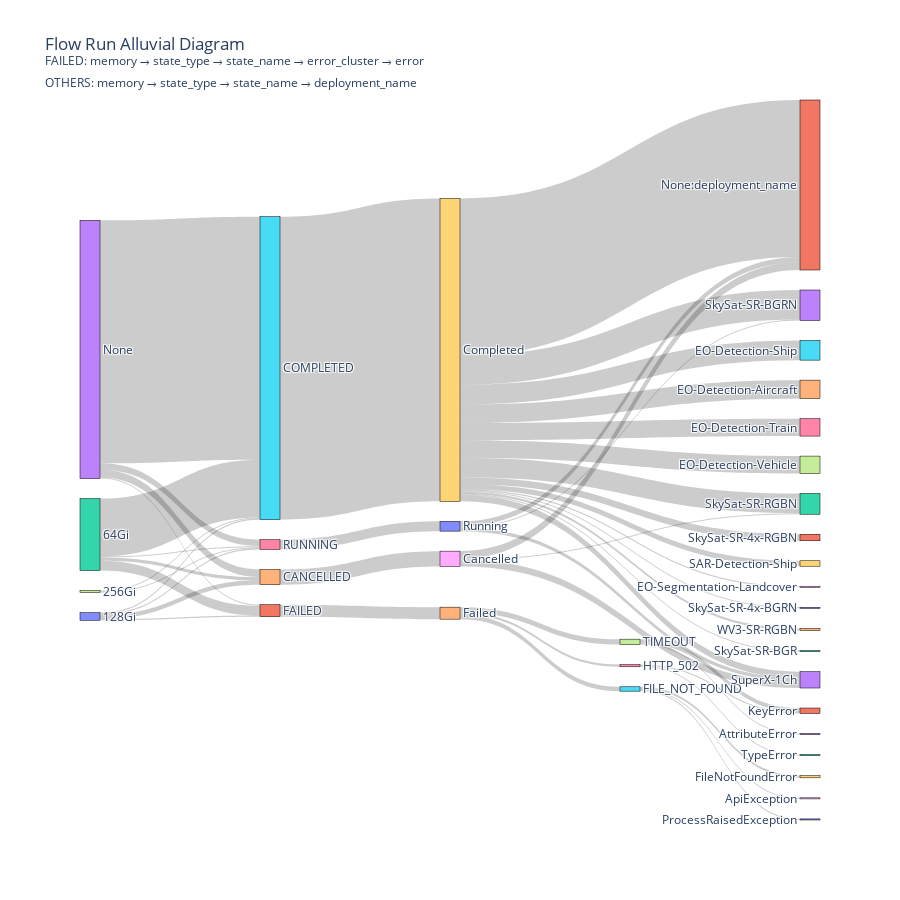

Notebook cell for this chart:
### Code cell
import plotly.graph_objects as go

fig = go.Figure(data=[go.Sankey(
    node=dict(
        pad=20,
        thickness=20,
        label=node_labels,
        line=dict(color="black", width=0.5),
    ),
    link=dict(
        source=sources,
        target=targets,
        value=values,
    )
)])

fig.update_layout(
    title_text=(
        "Flow Run Alluvial Diagram<br>"
        "<sup>FAILED: memory → state_type → state_name → error_cluster → error<br>"
        "OTHERS: memory → state_type → state_name → deployment_name</sup>"
    ),
    font_size=12,
    height=900
)

fig.show()

### Figure 1 — Plotly figure (JSON) as saved in the notebook; plotly's stock layout.template omitted (floating-point values rounded to 4 significant figures)
{"data": [{"link": {"source": [0, 2, 3, 1, 4, 4, 4, 5, 5, 5, 6, 6, 7, 7, 0, 0, 0, 17, 17, 2, 2, 2, 3, 3, 3, 14, 15, 16, 18, 18, 18, 19, 19, 19, 19, 19, 19, 19, 19, 19, 19, 19, 19, 19, 19, 20, 20, 20], "target": [1, 1, 1, 4, 5, 6, 7, 8, 9, 10, 11, 12, 13, 11, 14, 15, 16, 15, 16, 14, 15, 16, 14, 15, 16, 18, 19, 20, 21, 22, 23, 24, 25, 26, 27, 28, 21, 29, 30, 31, 32, 33, 22, 23, 34, 21, 33, 23], "value": [1, 9, 1, 11, 4, 2, 5, 1, 2, 1, 1, 1, 1, 4, 4, 1, 1, 1, 1, 3, 53, 1, 7, 223, 6, 14, 278, 9, 7, 1, 6, 17, 18, 16, 16, 1, 144, 5, 1, 6, 1, 27, 18, 6, 2, 5, 1, 3]}, "node": {"label": ["128Gi", "FAILED", "64Gi", "None", "Failed", "FILE_NOT_FOUND", "HTTP_502", "TIMEOUT", "ApiException", "FileNotFoundError", "ProcessRaisedException", "KeyError", "TypeError", "AttributeError", "CANCELLED", "COMPLETED", "RUNNING", "256Gi", "Cancelled", "Completed", "Running", "None:deployment_name", "SkySat-SR-RGBN", "SuperX-1Ch", "EO-Detection-Aircraft", "EO-Detection-Ship", "EO-Detection-Train", "EO-Detection-Vehicle", "EO-Segmentation-Landcover", "SAR-Detection-Ship", "SkySat-SR-4x-BGRN", "SkySat-SR-4x-RGBN", "SkySat-SR-BGR", "SkySat-SR-BGRN", "WV3-SR-RGBN"], "line": {"color": "black", "width": 0.5}, "pad": 20, "thickness": 20}, "type": "sankey"}], "layout": {"font": {"size": 12}, "height": 900, "title": {"text": "Flow Run Alluvial Diagram<br><sup>FAILED: memory → state_type → state_name → error_cluster → error<br>OTHERS: memory → state_type → state_name → deployment_name</sup>"}}}
